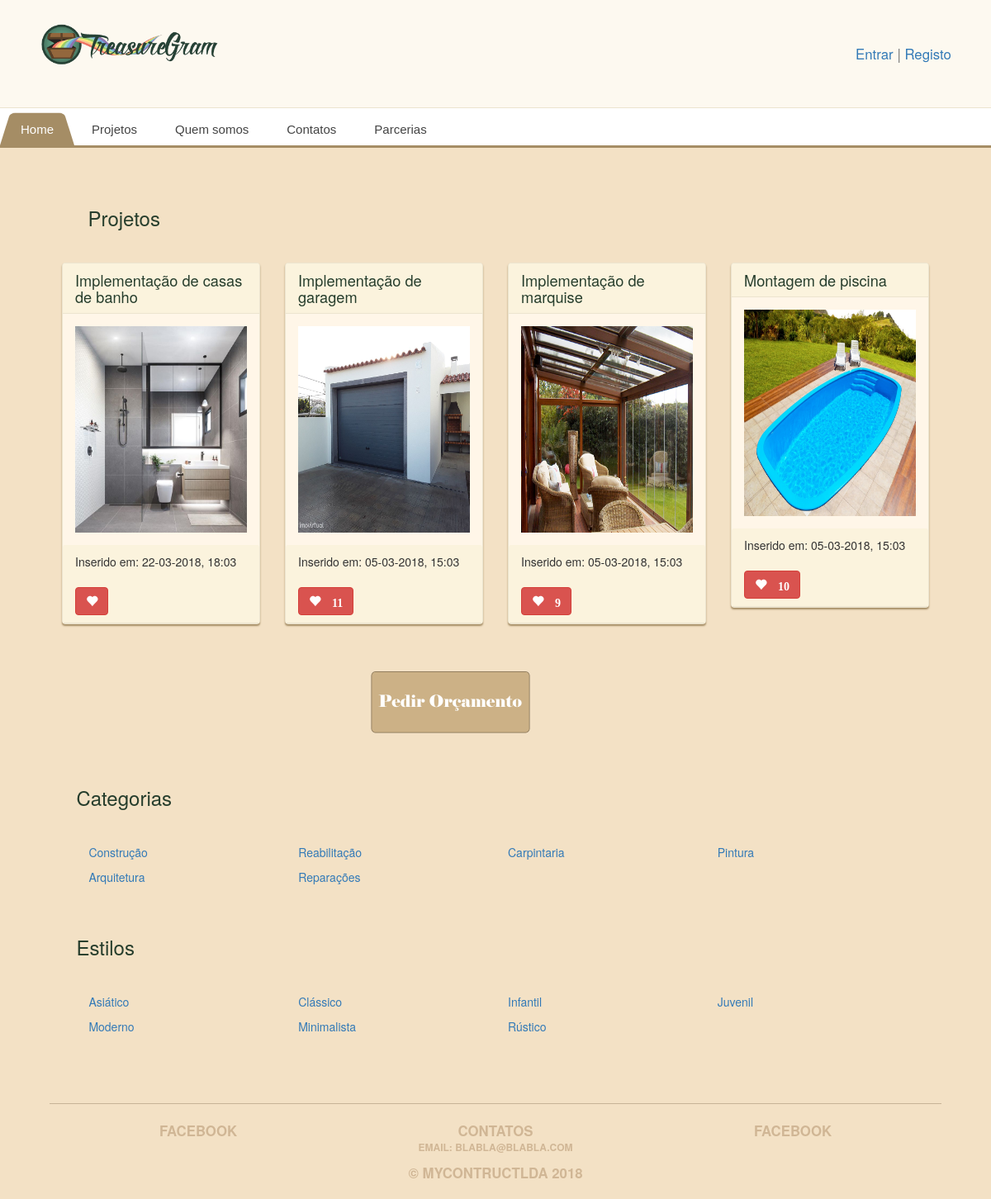
/, run on an earlier commit of the app's database.
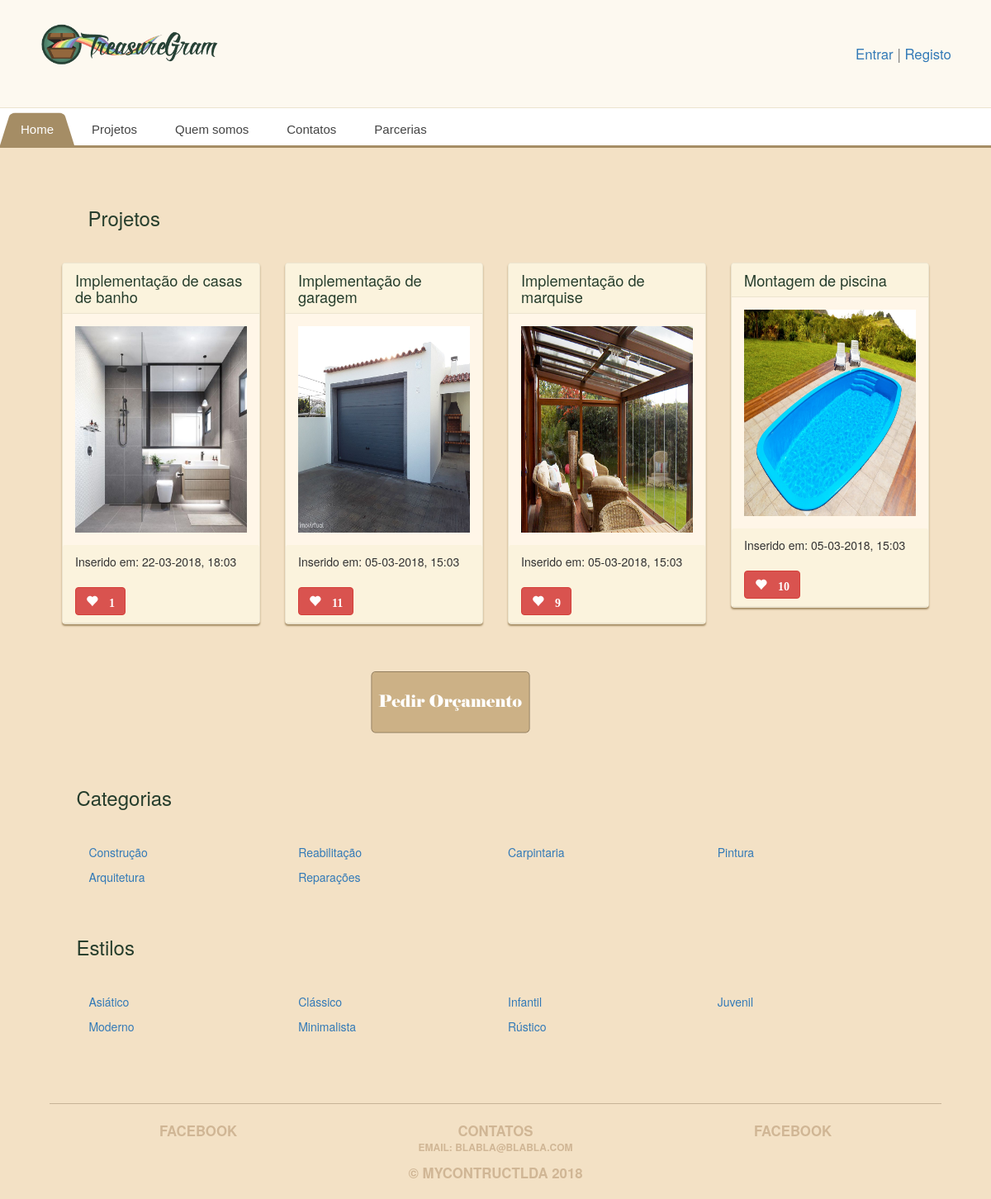
And on a later commit of the database.
### main_app/models.py (models this page shows, shortened)
class Projetos(models.Model):
    data_registo = models.CharField(max_length=100)
    distrito = models.CharField(max_length=100)
    titulo = models.CharField(max_length=100)
    descricao = models.CharField(max_length=250)
    divisao = models.ForeignKey('Divisao', on_delete=models.CASCADE)
    estilo = models.ForeignKey('Estilo', on_delete=models.CASCADE)
    imagem = models.ImageField(upload_to='treasure_images', default='media/default.png')
    likes = models.IntegerField(default=0)
    slug = models.SlugField(max_length=100, blank=True)
    categoria = models.ForeignKey('Categoria', on_delete=models.CASCADE)
    created_at = models.DateTimeField(auto_now_add=True)
    area = models.DecimalField(max_digits=10, decimal_places=2)
    tags = models.CharField(max_length=250)

### main_app/views.py (the view)
# urls.py: 2. Add a URL to urlpatterns:  path('', views.home, name='home')
def home(request):
    categorias = Categoria.objects.all()
    estilos = Estilo.objects.all();
    projetos = Projetos.objects.all().order_by('-created_at')[:4]
    form = TreasureForm()
    return render(request, 'home.html', {'projetos':projetos, 'categorias': categorias,'estilos': estilos,'form':form})

### main_app/templates/home.html
{% extends 'base.html' %}
{% load staticfiles %}
{% block content %}
<div class="row" style="margin:3%">
    <h3>Projetos</h3>
</div>
<div class="row">
    <div id="myCarousel" class="carousel slide" data-ride="carousel">
    <div class="carousel-inner">
    {% for projeto in projetos %}
    <div class="col-md-3">
            <div class="treasure panel panel-default">
                <div class="panel-heading">
                    <h2 class="panel-title">{{ projeto.titulo }}</h2>
                </div>
                <div class="panel-body">
                    <div class="treasure-photo">
                      <a href="{% url 'detail' projeto.slug %}">  <img src="{{ projeto.imagem.url }}" alt="" height="250px" /> </a>
                    </div>
                </div>
                <div class="panel-heading">
                    <p>Inserido em: {{ projeto.created_at|date:'d-m-Y, H:m' }}</p>
                      <button id="likes" data-id="{{projeto.id}}" class="btn btn-mini btn-danger glyphicon glyphicon-heart" type="button">
                            {% if projeto.likes > 0 %} {{ projeto.likes }} {% endif %}
                      </button>
                </div>
            </div>
    </div>
    {% endfor %}
</div>
<div class="row" style="margin:3%">
    <div class="col-md-4">
    </div>
    <div class="col-md-4">
    <a href="{% url 'orcamento' %}"><img src="{% static "images/botao1.png" %}" style="width:200px;height:100px"/></a>
    </div>
    <div class="col-md-4">
    </div>
</div>
<div class="row" style="margin:3%">
    <h3>Categorias</h3>
</div>
<div class="row" style="margin:3%">
      {% for categoria in categorias %}
      <div class="col-md-3">
          <a href="{% url 'projetos_categorias' categoria.slug %}">
            <p>{{ categoria.categoria }}</p>
          </a>
      </div>
    {% endfor %}
</div>
<div class="row" style="margin:3%">
    <h3>Estilos</h3>
</div>
<div class="row" style="margin:3%">
      {% for estilo in estilos %}
      <div class="col-md-3">
          <a href="{% url 'projetos_estilo' estilo.slug %}">
          <p>{{ estilo.estilo }}</p>
          </a>
      </div>
    {% endfor %}
</div>
{% endblock %}

What changed in the data, as far as the page shows it:
changed Projetos "Implementação de casas de banho": likes (not shown) → "1"
